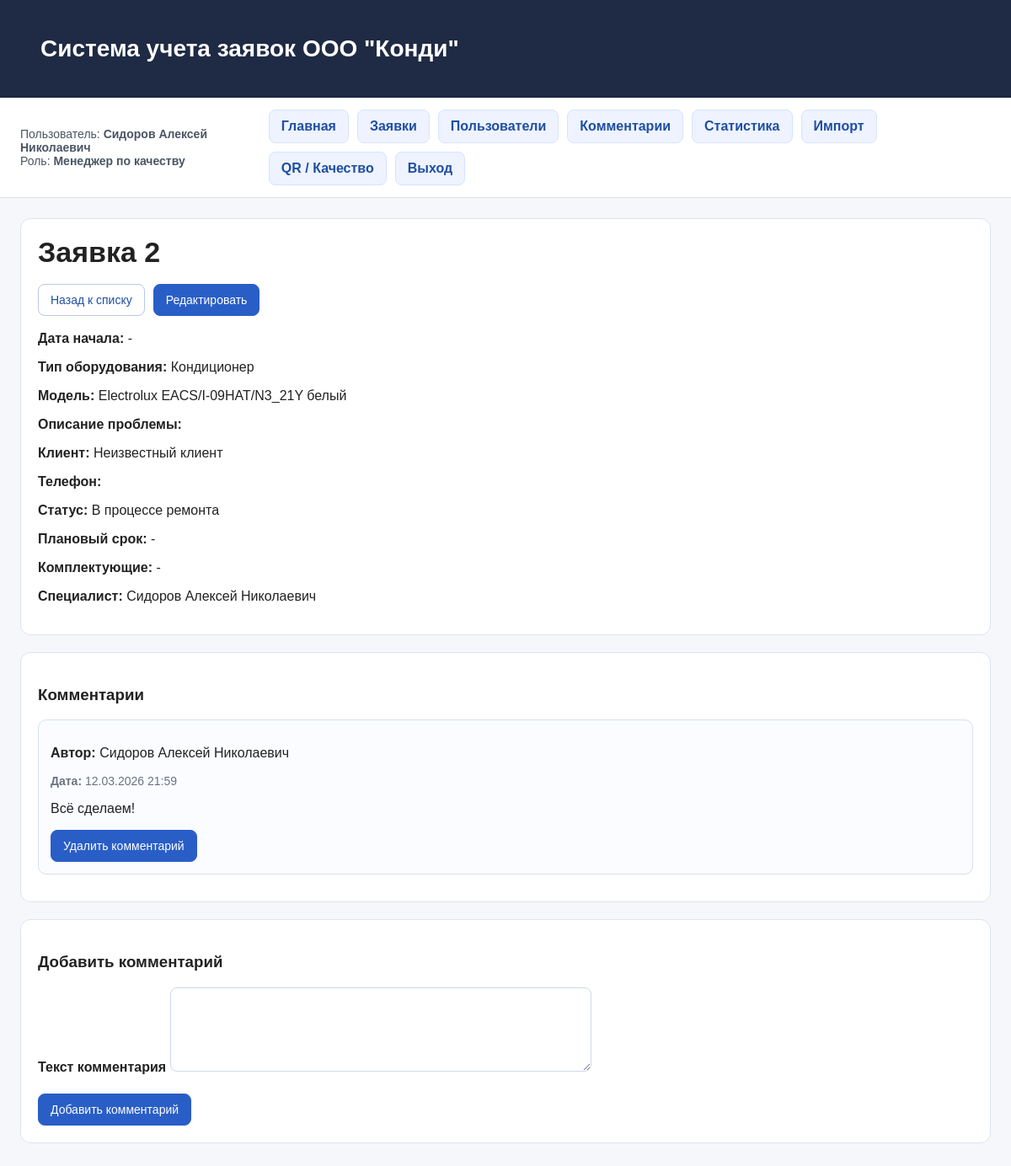
The app's page /requests/2 (signed in) with its own data.
### webapp/models.py (models this page shows, shortened)
class User(db.Model):
    __tablename__ = "users"
    id = db.Column(db.Integer, primary_key=True)
    full_name = db.Column(db.String(150), nullable=False)
    username = db.Column(db.String(80), unique=True, nullable=False)
    password = db.Column(db.String(255), nullable=False)
    role = db.Column(db.String(50), nullable=False)
    phone = db.Column(db.String(30), nullable=True)
    comments = db.relationship("Comment", backref="author", lazy=True)
    assigned_requests = db.relationship(
        "Request",
        backref="specialist_user",
        lazy=True,
        foreign_keys="Request.specialist_id"
    )
    client_requests = db.relationship(
        "Request",
        backref="client_user",
        lazy=True,
        foreign_keys="Request.client_id"
    )

class Request(db.Model):
    __tablename__ = "requests"
    id = db.Column(db.Integer, primary_key=True)
    request_number = db.Column(db.String(50), unique=True, nullable=False)
    start_date = db.Column(db.String(50), nullable=True)
    created_at = db.Column(db.DateTime, default=datetime.utcnow)
    equipment_type = db.Column(db.String(100), nullable=False)
    equipment_model = db.Column(db.String(100), nullable=False)
    problem_description = db.Column(db.Text, nullable=False)
    client_name = db.Column(db.String(150), nullable=False)
    client_phone = db.Column(db.String(30), nullable=False)
    status = db.Column(db.String(50), default="Новая")
    planned_end_date = db.Column(db.String(50), nullable=True)
    repair_parts = db.Column(db.Text, nullable=True)
    client_id = db.Column(db.Integer, db.ForeignKey("users.id"), nullable=True)
    specialist_id = db.Column(db.Integer, db.ForeignKey("users.id"), nullable=True)
    comments = db.relationship(
        "Comment",
        backref="request",
        lazy=True,
        cascade="all, delete-orphan"
    )

class Comment(db.Model):
    __tablename__ = "comments"
    id = db.Column(db.Integer, primary_key=True)
    text = db.Column(db.Text, nullable=False)
    created_at = db.Column(db.DateTime, default=datetime.utcnow)
    request_id = db.Column(db.Integer, db.ForeignKey("requests.id"), nullable=False)
    author_id = db.Column(db.Integer, db.ForeignKey("users.id"), nullable=False)

### webapp/routes.py (the view)
@main_bp.route("/requests/<int:request_id>")
def request_detail(request_id):
    if "user_id" not in session:
        return redirect(url_for("main.login"))
    item = Request.query.get_or_404(request_id)
    comments = Comment.query.filter_by(request_id=item.id).order_by(Comment.created_at.desc()).all()
    return render_template(
        "request_detail.html",
        item=item,
        comments=comments
    )

### webapp/templates/request_detail.html (shortened to what this page needs)
{% extends "base.html" %}
{% block content %}
<div class="card">
    <h2 class="page-title">Заявка {{ item.request_number }}</h2>
    <div class="actions">
        <a class="btn btn-secondary" href="{{ url_for('main.requests_list') }}">Назад к списку</a>
        {% if session.get('role') in ["Оператор", "Менеджер по качеству"] %}
            <a class="btn" href="{{ url_for('main.edit_request', request_id=item.id) }}">Редактировать</a>
        {% endif %}
    </div>
    <p><strong>Дата начала:</strong> {{ item.start_date or '-' }}</p>
    <p><strong>Тип оборудования:</strong> {{ item.equipment_type }}</p>
    <p><strong>Модель:</strong> {{ item.equipment_model }}</p>
    <p><strong>Описание проблемы:</strong> {{ item.problem_description }}</p>
    <p><strong>Клиент:</strong> {{ item.client_name }}</p>
    <p><strong>Телефон:</strong> {{ item.client_phone }}</p>
    <p><strong>Статус:</strong> {{ item.status }}</p>
    <p><strong>Плановый срок:</strong> {{ item.planned_end_date or '-' }}</p>
    <p><strong>Комплектующие:</strong> {{ item.repair_parts or '-' }}</p>
    <p>
        <strong>Специалист:</strong>
        {% if item.specialist_user %}
            {{ item.specialist_user.full_name }}
        {% else %}
            Не назначен
        {% endif %}
    </p>
</div>
<div class="card">
    <h3>Комментарии</h3>
    {% if comments %}
        {% for comment in comments %}
            <div class="comment-box">
                <p><strong>Автор:</strong> {{ comment.author.full_name }}</p>
                <p class="muted"><strong>Дата:</strong> {{ comment.created_at.strftime('%d.%m.%Y %H:%M') }}</p>
                <p>{{ comment.text }}</p>
                {% if session.get('role') in ["Оператор", "Менеджер по качеству"] %}
                    <form method="post"
                          action="{{ url_for('main.delete_comment', comment_id=comment.id) }}"
                          onsubmit="return confirm('Удалить комментарий? Это действие нельзя отменить.');">
                        <button type="submit">Удалить комментарий</button>
                    </form>
                {% endif %}
            </div>
        {% endfor %}
    {% else %}
        <p>Комментариев пока нет.</p>
    {% endif %}
</div>
{% if session.get('role') in ["Оператор", "Менеджер по качеству", "Специалист"] %}
<div class="card">
    <h3>Добавить комментарий</h3>
    <form method="post" action="{{ url_for('main.add_comment', request_id=item.id) }}">
        <div class="form-row">
            <label>Текст комментария</label>
            <textarea name="text" required></textarea>
        </div>
        <button type="submit">Добавить комментарий</button>
    </form>
</div>
{% endif %}
{% endblock %}

### webapp/templates/base.html (shortened to what this page needs)
<!DOCTYPE html>
<html lang="ru">
<head>
    <link rel="stylesheet" href="{{ url_for('static', filename='css/style.css') }}">
</head>
<body>
    <div class="topbar">
        <div class="wrapper">
            <h1>Система учета заявок ООО "Конди"</h1>
        </div>
    </div>
    {% if session.get('user_id') %}
    <div class="subbar">
        <div class="wrapper">
            <div class="userbox">
                Пользователь: <strong>{{ session.get('full_name') }}</strong><br>
                Роль: <strong>{{ session.get('role') }}</strong>
            </div>
            <div class="nav">
                <a href="{{ url_for('main.dashboard') }}">Главная</a>
                <a href="{{ url_for('main.requests_list') }}">Заявки</a>
                <a href="{{ url_for('main.users_list') }}">Пользователи</a>
                <a href="{{ url_for('main.comments_list') }}">Комментарии</a>
                <a href="{{ url_for('main.statistics') }}">Статистика</a>
                <a href="{{ url_for('main.import_data') }}">Импорт</a>
                <a href="{{ url_for('main.quality_page') }}">QR / Качество</a>
                <a href="{{ url_for('main.logout') }}">Выход</a>
            </div>
        </div>
    </div>
    {% endif %}
    <div class="wrapper">
        {% block content %}{% endblock %}
    </div>
</body>
</html>

### webapp/static/css/style.css (style rules this page uses)
* { box-sizing: border-box; }
body { margin: 0; font-family: Arial, Helvetica, sans-serif; background: #f5f7fb; color: #222; }
a { color: #1f4ea3; text-decoration: none; }
.wrapper { max-width: 1200px; margin: 0 auto; padding: 24px; }
.topbar { background: #1f2a44; color: white; padding: 18px 24px; }
.topbar h1 { margin: 0; font-size: 28px; }
.subbar { background: white; border-bottom: 1px solid #d9dee8; }
.subbar .wrapper { display: flex; justify-content: space-between; align-items: center; gap: 20px; padding-top: 14px; padding-bottom: 14px; }
.userbox { font-size: 14px; color: #4b5563; }
.nav { display: flex; flex-wrap: wrap; gap: 10px; }
.nav a { display: inline-block; padding: 10px 14px; background: #eef3ff; border: 1px solid #d7e2ff; border-radius: 8px; color: #1f4ea3; font-weight: 600; }
.page-title { margin: 0 0 18px; font-size: 34px; }
.card { background: white; border: 1px solid #dde3ee; border-radius: 12px; padding: 20px; margin-bottom: 20px; }
.actions { display: flex; gap: 10px; flex-wrap: wrap; margin-bottom: 18px; }
.btn, button, input[type="submit"] { display: inline-block; border: 1px solid #2a5ec7; background: #2a5ec7; color: white; padding: 10px 14px; border-radius: 8px; font-size: 14px; cursor: pointer; text-decoration: none; }
.btn-secondary { background: white; color: #1f4ea3; border-color: #b8c8e8; }
input[type="text"], input[type="password"], input[type="file"], select, textarea { width: 100%; max-width: 500px; padding: 10px 12px; border: 1px solid #cfd8ea; border-radius: 8px; background: white; font-size: 14px; }
textarea { min-height: 100px; resize: vertical; }
label { display: inline-block; margin-bottom: 6px; font-weight: 600; }
.form-row { margin-bottom: 16px; }
.comment-box { border: 1px solid #d8dfeb; border-radius: 10px; padding: 14px; margin-bottom: 12px; background: #fafcff; }
.muted { color: #6b7280; font-size: 14px; }

### records on screen
User: get "Сидоров Алексей Николаевич", get "Менеджер по качеству", specialist_user.full_name "Сидоров Алексей Николаевич"
Request: request_number "2", start_date "-", equipment_type "Кондиционер", equipment_model "Electrolux EACS/I-09HAT/N3_21Y белый", client_name "Неизвестный клиент", status "В процессе ремонта", planned_end_date "-", repair_parts "-"
Comment: author.full_name "Сидоров Алексей Николаевич", created_at "12.03.2026 21:59", text "Всё сделаем!"
